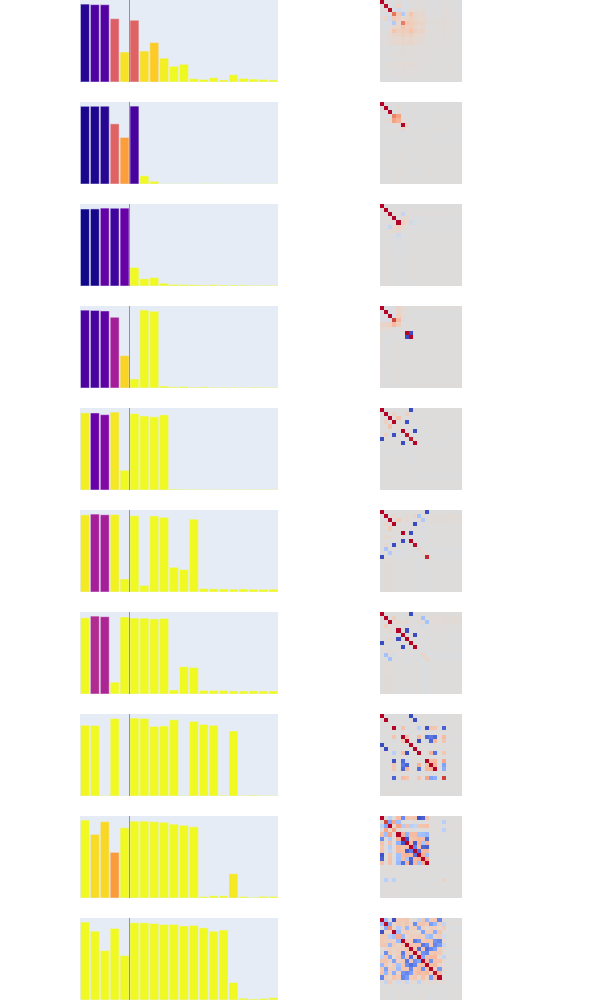

Notebook cell for this chart:
### Code cell
#fig = render_features(model, np.s_[::2]) # every other instance    
fig = render_features(model)
fig.update_layout()

### Figure 1 — Plotly figure (JSON) as saved in the notebook; plotly's stock layout.template omitted (floating-point values rounded to 4 significant figures; data arrays with more than 128 entries replaced by an {"elided": "..."} marker saying what was removed)
{"data": [{"marker": {"cmax": 1, "cmin": 0, "color": [0.04897, 0.131, 0.1465, 0.5795, 0.9421, 0.5946, 0.9358, 0.8896, 0.9752, 1.001, 0.9969, 1.003, 0.9972, 1.018, 0.9891, 1.018, 1.017, 1.017, 1.014, 0.9979]}, "type": "bar", "width": 0.9, "x": [0, 1, 2, 3, 4, 5, 6, 7, 8, 9, 10, 11, 12, 13, 14, 15, 16, 17, 18, 19], "xaxis": "x", "y": [0.9989, 0.9921, 0.9911, 0.8117, 0.3844, 0.7919, 0.397, 0.5049, 0.3058, 0.2019, 0.2275, 0.04222, 0.03256, 0.05495, 0.02615, 0.09277, 0.04675, 0.03825, 0.03349, 0.02683], "yaxis": "y"}, {"colormodel": "rgba256", "customdata": {"elided": "20x20 float values"}, "hovertemplate": "In: %{x}<br>\nOut: %{y}<br>\nWeight: %{customdata:0.2f}\n", "type": "image", "xaxis": "x2", "yaxis": "y2", "z": {"elided": "1600 int values"}}, {"marker": {"cmax": 1, "cmin": 0, "color": [0.02631, 0.03525, 0.0513, 0.595, 0.7748, 0.117, 1.005, 1.008, 1.005, 0.9977, 1.007, 0.9989, 1.006, 1.006, 0.9986, 1.002, 0.9991, 1.001, 0.9904, 0.9985]}, "type": "bar", "width": 0.9, "x": [0, 1, 2, 3, 4, 5, 6, 7, 8, 9, 10, 11, 12, 13, 14, 15, 16, 17, 18, 19], "xaxis": "x3", "y": [1.002, 1.002, 1.003, 0.7757, 0.6008, 1.004, 0.1058, 0.03525, 0.00419, 0.003173, 0.00405, 0.001482, 0.00584, 0.004569, 0.002664, 0.00179, 0.002176, 0.001833, 0.001503, 0.002366], "yaxis": "y3"}, {"colormodel": "rgba256", "customdata": {"elided": "20x20 float values"}, "hovertemplate": "In: %{x}<br>\nOut: %{y}<br>\nWeight: %{customdata:0.2f}\n", "type": "image", "xaxis": "x4", "yaxis": "y4", "z": {"elided": "1600 int values"}}, {"marker": {"cmax": 1, "cmin": 0, "color": [0.007597, 0.01809, 0.184, 0.09456, 0.1979, 1.0, 1.02, 1.025, 1.02, 1.025, 1.023, 1.023, 1.025, 1.026, 1.027, 1.024, 1.026, 1.026, 1.026, 1.025]}, "type": "bar", "width": 0.9, "x": [0, 1, 2, 3, 4, 5, 6, 7, 8, 9, 10, 11, 12, 13, 14, 15, 16, 17, 18, 19], "xaxis": "x5", "y": [1.001, 1.002, 1.013, 1.01, 1.012, 0.2411, 0.09415, 0.109, 0.03513, 0.02052, 0.01956, 0.01663, 0.01282, 0.01616, 0.01341, 0.01263, 0.0118, 0.00908, 0.009311, 0.00943], "yaxis": "y5"}, {"colormodel": "rgba256", "customdata": {"elided": "20x20 float values"}, "hovertemplate": "In: %{x}<br>\nOut: %{y}<br>\nWeight: %{customdata:0.2f}\n", "type": "image", "xaxis": "x6", "yaxis": "y6", "z": {"elided": "1600 int values"}}, {"marker": {"cmax": 1, "cmin": 0, "color": [0.1315, 0.1181, 0.1741, 0.3593, 0.9131, 0.9999, 0.9976, 1.013, 1.014, 1.035, 1.041, 1.017, 1.031, 1.038, 1.026, 1.017, 1.027, 1.016, 1.02, 1.036]}, "type": "bar", "width": 0.9, "x": [0, 1, 2, 3, 4, 5, 6, 7, 8, 9, 10, 11, 12, 13, 14, 15, 16, 17, 18, 19], "xaxis": "x7", "y": [1.013, 1.009, 1.002, 0.92, 0.4206, 0.1183, 1.013, 0.9976, 0.02577, 0.01478, 0.01795, 0.01067, 0.01383, 0.009833, 0.009899, 0.01012, 0.008134, 0.01032, 0.008827, 0.007408], "yaxis": "y7"}, {"colormodel": "rgba256", "customdata": {"elided": "20x20 float values"}, "hovertemplate": "In: %{x}<br>\nOut: %{y}<br>\nWeight: %{customdata:0.2f}\n", "type": "image", "xaxis": "x8", "yaxis": "y8", "z": {"elided": "1600 int values"}}, {"marker": {"cmax": 1, "cmin": 0, "color": [0.9734, 0.1923, 0.2619, 0.9582, 1.002, 0.9996, 1.009, 1.026, 1.017, 1.374, 1.127, 1.245, 1.33, 1.237, 1.388, 1.279, 1.362, 1.238, 1.238, 1.412]}, "type": "bar", "width": 0.9, "x": [0, 1, 2, 3, 4, 5, 6, 7, 8, 9, 10, 11, 12, 13, 14, 15, 16, 17, 18, 19], "xaxis": "x9", "y": [1.026, 1.025, 1.002, 1.036, 0.2619, 1.017, 0.9846, 0.9733, 0.9996, 0.01283, 0.008695, 0.008444, 0.006157, 0.005526, 0.006856, 0.007122, 0.004835, 0.006125, 0.006252, 0.006542], "yaxis": "y9"}, {"colormodel": "rgba256", "customdata": {"elided": "20x20 float values"}, "hovertemplate": "In: %{x}<br>\nOut: %{y}<br>\nWeight: %{customdata:0.2f}\n", "type": "image", "xaxis": "x10", "yaxis": "y10", "z": {"elided": "1600 int values"}}, {"marker": {"cmax": 1, "cmin": 0, "color": [0.965, 0.3627, 0.3594, 0.978, 1.071, 1.008, 1.083, 1.011, 1.016, 1.045, 1.044, 1.022, 1.092, 1.096, 1.085, 1.088, 1.086, 1.091, 1.087, 1.087]}, "type": "bar", "width": 0.9, "x": [0, 1, 2, 3, 4, 5, 6, 7, 8, 9, 10, 11, 12, 13, 14, 15, 16, 17, 18, 19], "xaxis": "x11", "y": [1.022, 1.032, 1.024, 1.026, 0.1727, 1.011, 0.0871, 1.008, 0.9886, 0.328, 0.2977, 0.965, 0.04507, 0.04222, 0.04077, 0.03711, 0.04026, 0.03643, 0.03482, 0.03763], "yaxis": "y11"}, {"colormodel": "rgba256", "customdata": {"elided": "20x20 float values"}, "hovertemplate": "In: %{x}<br>\nOut: %{y}<br>\nWeight: %{customdata:0.2f}\n", "type": "image", "xaxis": "x12", "yaxis": "y12", "z": {"elided": "1600 int values"}}, {"marker": {"cmax": 1, "cmin": 0, "color": [0.9971, 0.4047, 0.3823, 1.099, 0.9989, 1.003, 1.015, 1.012, 1.009, 1.101, 1.051, 1.039, 1.104, 1.098, 1.1, 1.113, 1.109, 1.102, 1.107, 1.103]}, "type": "bar", "width": 0.9, "x": [0, 1, 2, 3, 4, 5, 6, 7, 8, 9, 10, 11, 12, 13, 14, 15, 16, 17, 18, 19], "xaxis": "x13", "y": [1.012, 1.035, 1.027, 0.1572, 1.023, 1.009, 1.008, 0.9972, 1.003, 0.05376, 0.3618, 0.3524, 0.04738, 0.04777, 0.04816, 0.04035, 0.03955, 0.0424, 0.04004, 0.03996], "yaxis": "y13"}, {"colormodel": "rgba256", "customdata": {"elided": "20x20 float values"}, "hovertemplate": "In: %{x}<br>\nOut: %{y}<br>\nWeight: %{customdata:0.2f}\n", "type": "image", "xaxis": "x14", "yaxis": "y14", "z": {"elided": "1600 int values"}}, {"marker": {"cmax": 1, "cmin": 0, "color": [0.9936, 1.001, 1.641, 1.268, 1.512, 1.402, 1.299, 1.011, 1.007, 1.317, 1.666, 1.352, 1.43, 1.441, 1.766, 1.432, 1.703, 1.769, 1.679, 1.712]}, "type": "bar", "width": 0.9, "x": [0, 1, 2, 3, 4, 5, 6, 7, 8, 9, 10, 11, 12, 13, 14, 15, 16, 17, 18, 19], "xaxis": "x15", "y": [1.011, 1.007, 0.007252, 1.107, 0.003003, 1.113, 1.107, 0.9936, 1.001, 1.089, 0.008376, 1.065, 1.023, 1.01, 0.01278, 0.9288, 0.008321, 0.01261, 0.00637, 0.007268], "yaxis": "y15"}, {"colormodel": "rgba256", "customdata": {"elided": "20x20 float values"}, "hovertemplate": "In: %{x}<br>\nOut: %{y}<br>\nWeight: %{customdata:0.2f}\n", "type": "image", "xaxis": "x16", "yaxis": "y16", "z": {"elided": "1600 int values"}}, {"marker": {"cmax": 1, "cmin": 0, "color": [1.44, 0.9282, 0.9212, 0.7667, 1.21, 1.474, 1.469, 1.47, 1.49, 1.479, 1.488, 1.511, 1.008, 1.049, 1.061, 0.9624, 1.033, 1.012, 1.093, 1.08]}, "type": "bar", "width": 0.9, "x": [0, 1, 2, 3, 4, 5, 6, 7, 8, 9, 10, 11, 12, 13, 14, 15, 16, 17, 18, 19], "xaxis": "x17", "y": [1.12, 0.9147, 1.098, 0.6565, 1.01, 1.103, 1.104, 1.096, 1.088, 1.062, 1.045, 1.023, 0.02085, 0.03288, 0.03196, 0.3492, 0.02149, 0.0113, 0.0234, 0.02298], "yaxis": "y17"}, {"colormodel": "rgba256", "customdata": {"elided": "20x20 float values"}, "hovertemplate": "In: %{x}<br>\nOut: %{y}<br>\nWeight: %{customdata:0.2f}\n", "type": "image", "xaxis": "x18", "yaxis": "y18", "z": {"elided": "1600 int values"}}, {"marker": {"cmax": 1, "cmin": 0, "color": [1.32, 1.352, 1.408, 1.35, 1.535, 1.436, 1.472, 1.458, 1.426, 1.405, 1.536, 1.477, 1.474, 1.552, 1.496, 1.577, 1.729, 1.575, 1.549, 1.569]}, "type": "bar", "width": 0.9, "x": [0, 1, 2, 3, 4, 5, 6, 7, 8, 9, 10, 11, 12, 13, 14, 15, 16, 17, 18, 19], "xaxis": "x19", "y": [1.117, 0.9872, 0.7086, 1.027, 0.6367, 1.108, 1.107, 1.097, 1.082, 1.085, 1.062, 1.069, 1.034, 0.9863, 1.003, 0.25, 0.02576, 0.01542, 0.02237, 0.03344], "yaxis": "y19"}, {"colormodel": "rgba256", "customdata": {"elided": "20x20 float values"}, "hovertemplate": "In: %{x}<br>\nOut: %{y}<br>\nWeight: %{customdata:0.2f}\n", "type": "image", "xaxis": "x20", "yaxis": "y20", "z": {"elided": "1600 int values"}}], "layout": {"height": 1000, "margin": {"b": 0, "t": 0}, "shapes": [{"line": {"width": 0.5}, "type": "line", "x0": 4.5, "x1": 4.5, "xref": "x", "y0": 0, "y1": 1, "yref": "y domain"}, {"line": {"width": 0.5}, "type": "line", "x0": 4.5, "x1": 4.5, "xref": "x3", "y0": 0, "y1": 1, "yref": "y3 domain"}, {"line": {"width": 0.5}, "type": "line", "x0": 4.5, "x1": 4.5, "xref": "x5", "y0": 0, "y1": 1, "yref": "y5 domain"}, {"line": {"width": 0.5}, "type": "line", "x0": 4.5, "x1": 4.5, "xref": "x7", "y0": 0, "y1": 1, "yref": "y7 domain"}, {"line": {"width": 0.5}, "type": "line", "x0": 4.5, "x1": 4.5, "xref": "x9", "y0": 0, "y1": 1, "yref": "y9 domain"}, {"line": {"width": 0.5}, "type": "line", "x0": 4.5, "x1": 4.5, "xref": "x11", "y0": 0, "y1": 1, "yref": "y11 domain"}, {"line": {"width": 0.5}, "type": "line", "x0": 4.5, "x1": 4.5, "xref": "x13", "y0": 0, "y1": 1, "yref": "y13 domain"}, {"line": {"width": 0.5}, "type": "line", "x0": 4.5, "x1": 4.5, "xref": "x15", "y0": 0, "y1": 1, "yref": "y15 domain"}, {"line": {"width": 0.5}, "type": "line", "x0": 4.5, "x1": 4.5, "xref": "x17", "y0": 0, "y1": 1, "yref": "y17 domain"}, {"line": {"width": 0.5}, "type": "line", "x0": 4.5, "x1": 4.5, "xref": "x19", "y0": 0, "y1": 1, "yref": "y19 domain"}], "showlegend": false, "width": 600, "xaxis": {"anchor": "y", "domain": [0, 0.45], "matches": "x19", "showticklabels": false, "visible": false}, "xaxis10": {"anchor": "y10", "domain": [0.55, 1], "matches": "x20", "showticklabels": false, "visible": false}, "xaxis11": {"anchor": "y11", "domain": [0, 0.45], "matches": "x19", "showticklabels": false, "visible": false}, "xaxis12": {"anchor": "y12", "domain": [0.55, 1], "matches": "x20", "showticklabels": false, "visible": false}, "xaxis13": {"anchor": "y13", "domain": [0, 0.45], "matches": "x19", "showticklabels": false, "visible": false}, "xaxis14": {"anchor": "y14", "domain": [0.55, 1], "matches": "x20", "showticklabels": false, "visible": false}, "xaxis15": {"anchor": "y15", "domain": [0, 0.45], "matches": "x19", "showticklabels": false, "visible": false}, "xaxis16": {"anchor": "y16", "domain": [0.55, 1], "matches": "x20", "showticklabels": false, "visible": false}, "xaxis17": {"anchor": "y17", "domain": [0, 0.45], "matches": "x19", "showticklabels": false, "visible": false}, "xaxis18": {"anchor": "y18", "domain": [0.55, 1], "matches": "x20", "showticklabels": false, "visible": false}, "xaxis19": {"anchor": "y19", "domain": [0, 0.45], "visible": false}, "xaxis2": {"anchor": "y2", "domain": [0.55, 1], "matches": "x20", "showticklabels": false, "visible": false}, "xaxis20": {"anchor": "y20", "domain": [0.55, 1], "visible": false}, "xaxis3": {"anchor": "y3", "domain": [0, 0.45], "matches": "x19", "showticklabels": false, "visible": false}, "xaxis4": {"anchor": "y4", "domain": [0.55, 1], "matches": "x20", "showticklabels": false, "visible": false}, "xaxis5": {"anchor": "y5", "domain": [0, 0.45], "matches": "x19", "showticklabels": false, "visible": false}, "xaxis6": {"anchor": "y6", "domain": [0.55, 1], "matches": "x20", "showticklabels": false, "visible": false}, "xaxis7": {"anchor": "y7", "domain": [0, 0.45], "matches": "x19", "showticklabels": false, "visible": false}, "xaxis8": {"anchor": "y8", "domain": [0.55, 1], "matches": "x20", "showticklabels": false, "visible": false}, "xaxis9": {"anchor": "y9", "domain": [0, 0.45], "matches": "x19", "showticklabels": false, "visible": false}, "yaxis": {"anchor": "x", "domain": [0.918, 1.0], "visible": false}, "yaxis10": {"anchor": "x10", "domain": [0.51, 0.592], "visible": false}, "yaxis11": {"anchor": "x11", "domain": [0.408, 0.49], "visible": false}, "yaxis12": {"anchor": "x12", "domain": [0.408, 0.49], "visible": false}, "yaxis13": {"anchor": "x13", "domain": [0.306, 0.388], "visible": false}, "yaxis14": {"anchor": "x14", "domain": [0.306, 0.388], "visible": false}, "yaxis15": {"anchor": "x15", "domain": [0.204, 0.286], "visible": false}, "yaxis16": {"anchor": "x16", "domain": [0.204, 0.286], "visible": false}, "yaxis17": {"anchor": "x17", "domain": [0.102, 0.184], "visible": false}, "yaxis18": {"anchor": "x18", "domain": [0.102, 0.184], "visible": false}, "yaxis19": {"anchor": "x19", "domain": [0, 0.082], "visible": false}, "yaxis2": {"anchor": "x2", "domain": [0.918, 1.0], "visible": false}, "yaxis20": {"anchor": "x20", "domain": [0, 0.082], "visible": false}, "yaxis3": {"anchor": "x3", "domain": [0.816, 0.898], "visible": false}, "yaxis4": {"anchor": "x4", "domain": [0.816, 0.898], "visible": false}, "yaxis5": {"anchor": "x5", "domain": [0.714, 0.796], "visible": false}, "yaxis6": {"anchor": "x6", "domain": [0.714, 0.796], "visible": false}, "yaxis7": {"anchor": "x7", "domain": [0.612, 0.694], "visible": false}, "yaxis8": {"anchor": "x8", "domain": [0.612, 0.694], "visible": false}, "yaxis9": {"anchor": "x9", "domain": [0.51, 0.592], "visible": false}}}
